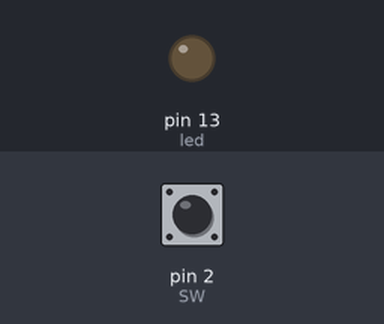
A sketch run on a simulated Arduino Uno, built with avr-gcc and run on an emulated ATmega328P. Shown: output pins drawn as LEDs (lit = HIGH). The inputs (shaded band) are chosen by the test bench; at power-on: pin 2 (SW) LOW. What the sketch prints to the serial monitor is not drawn.

Above: at 1.2 s.
1.3 s: pin 2 (SW) pulsed HIGH 2 times (0.12 s each, 0.3 s apart)
At 2.4 s:
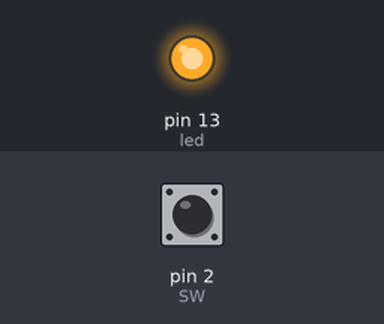
Timing chart, 0 to 4.3 s (numbered marks = the images above; inputs shaded):
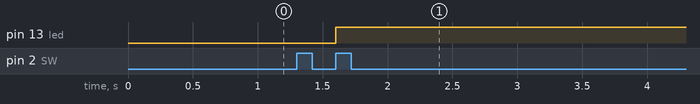

Measured:
- after the input at 1.3 s, pin 13 (led): LOW → HIGH after 0.30 s

The sketch:

Chattering_DebounceTime_d2_1105.ino
```cpp
// const 변수를 상수화, 다른값으로 변경 못하게 고정
const int SW = 2;
const int led = 13;

int led_State = LOW;
int SW_State = 0;;
int lastSW_State = LOW;
int reading = LOW;

unsigned long last_DebounceTime = 0;
unsigned long debounce_Delay = 10;

volatile bool ext0Flag = false;

void setup()
{
  Serial.begin(9600);
  Serial.println("START SET UP");
  pinMode(SW, INPUT);
  pinMode(led, OUTPUT);

  attachInterrupt(digitalPinToInterrupt(SW), blink, RISING);
}

void loop()
{
  if(ext0Flag)
  {
      ext0Flag = false;
      reading = digitalRead(SW);

      if (reading != lastSW_State)
      {
          last_DebounceTime = millis();
          lastSW_State = reading; // 상태가 바뀌면 저장
      }

      if(millis() - last_DebounceTime > debounce_Delay)
      {
          if(reading != SW_State)
          {
              SW_State = reading;

              if (SW_State == HIGH)
              {
                 led_State = !led_State;
              }
              digitalWrite(led, led_State); // 지연시간 후 출력신호
          }
      }
  }
}

void blink()
{
//  인터럽트 함수는 최대한 긴급한 것만 처리 후 빠져나오는 것이 좋음
  ext0Flag = true;
}
```
